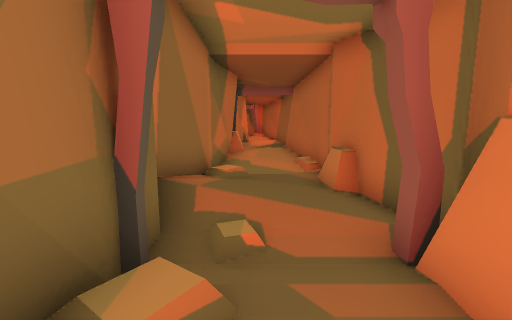
view 1 (above)

13 first-person views from a walk through a Unity game level. The camera is 1.2 m above the floor, tilts 8° down and sees 90° across. The floor is counted in squares, 1 m on a side. Each view is taken from the middle of a square. On the plan, view 1 faces up. The plan holds only what a view shows up to about 12 squares ahead; the rest is blank. The place goes on beyond the plan. Some animated figures are not drawn.

view 2
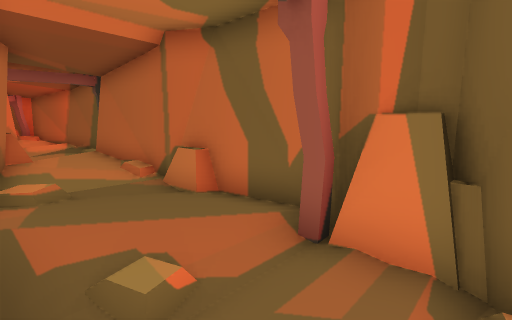

view 3
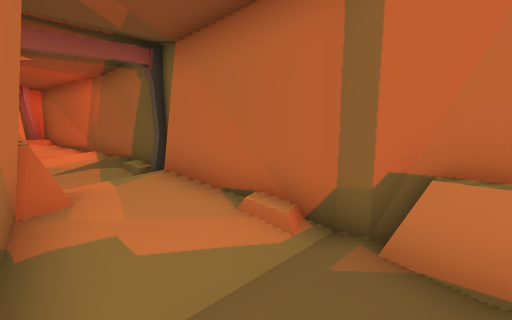

view 4
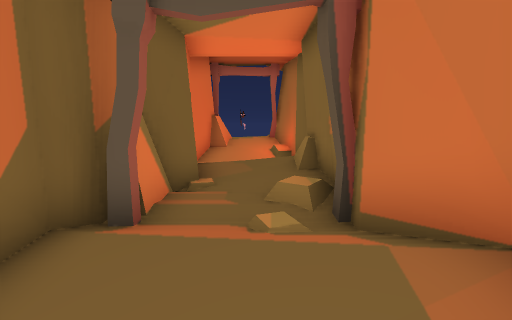

view 5
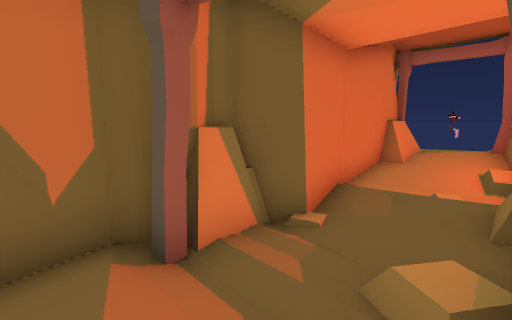

view 6
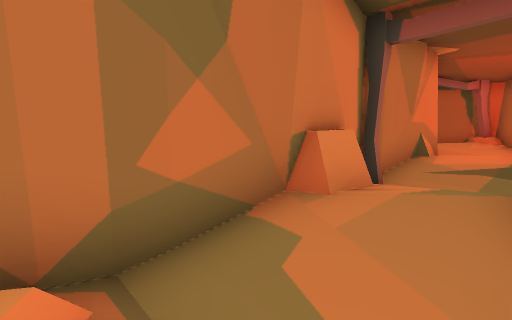

view 7
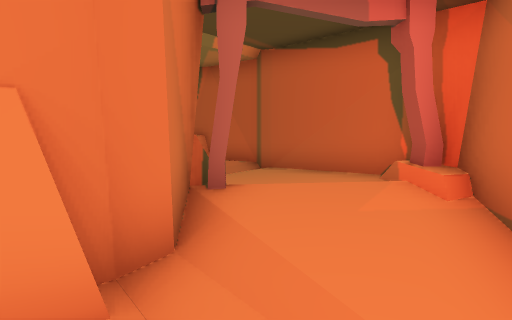

view 8
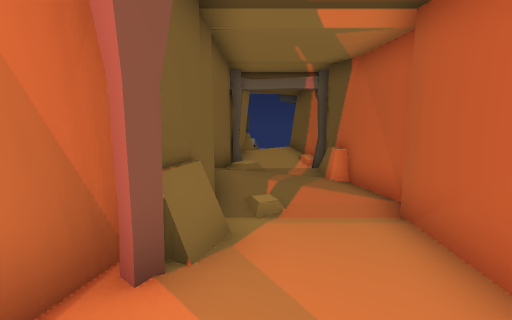

view 9
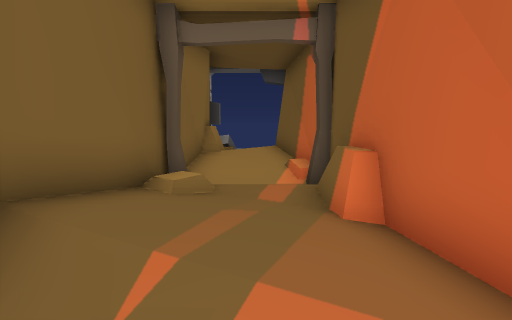

view 10
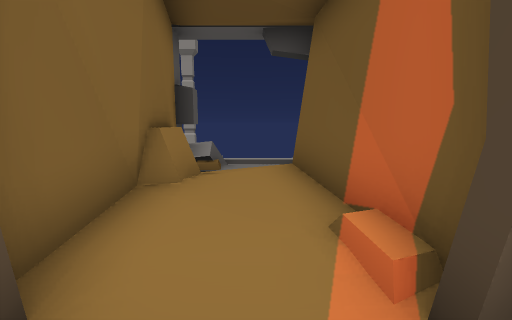

view 11
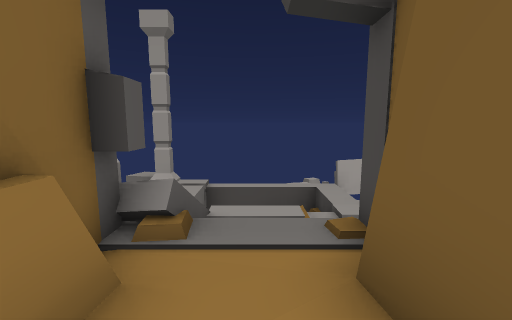

view 12
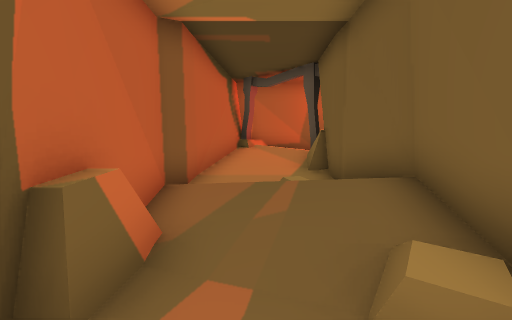

view 13
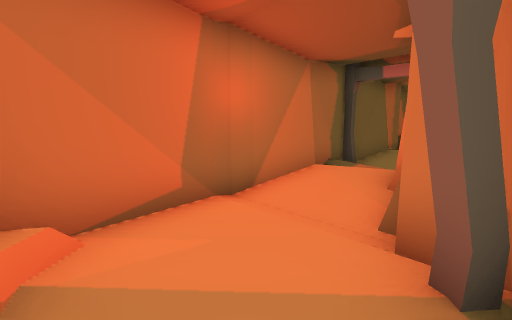

### Floor plan
Key: @ floor where view 1 was taken; # wall or solid block; . main floor; : floor 0.25 m higher than the main floor; - floor 0.25 m lower than the main floor; + floor 0.5 m higher than the main floor; _ floor 0.5 m lower than the main floor; * floor 0.75 m higher than the main floor; / step, stairs or slope; = window, fence, low wall or low ledge; v drop or lower ground.
Columns run from 15 left of view 1 to 3 right of it. Each row starts with its distance up from view 1.
 23 ##   ########
 22 -#####.=/...#####
 21 _:/+:...::..:::##
 20 v///:.//:::.::++##
 19 ##############:::#
 18              ##..#
 17               #//#
 16               #:/#
 15               #++#
 14               #:/#
 13               #..#
 12               #//#
 11               #:/#
 10               #++#
  9               #::#
  8               #..#
  7              ##..#
  6              #/..#
  5              #::.##
  4              #/::.#
  3              ##..##
  2              ##..#
  1              #/..#
  0              ##@.#
 -1               #::#
 -2               #..#
 -3               #..#
 -4               #:/#
 -5               #+=#
 -6               #*/#

Positions as (right, up) in squares from view 1, and headings:
1: (0, 0), facing up
2: (-1, 1), facing up-right
3: (-1, 6), facing up-right
4: (0, 6), facing down
5: (-1, 4), facing down-right
6: (1, 7), facing up-left
7: (1, 17), facing up-left
8: (0, 20), facing left
9: (-4, 21), facing left
10: (-8, 21), facing left
11: (-11, 21), facing left
12: (-10, 21), facing right
13: (-2, 21), facing down-right
